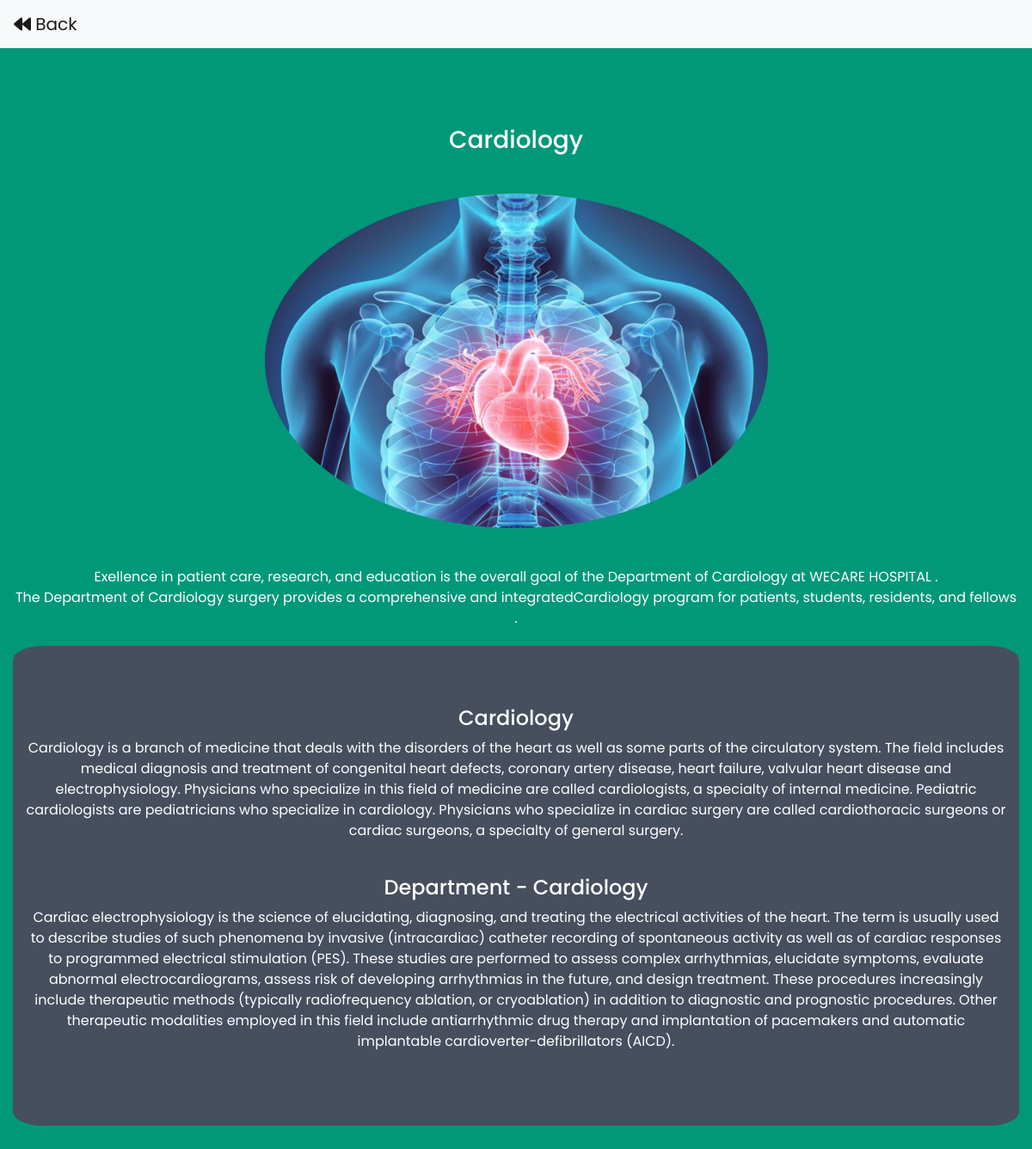
Screenshot of /department.php?name=Cardiology with the database file from the repository.
### tables this page shows
CREATE TABLE `department` (
  `id` int(30) NOT NULL,
  `depart_name` varchar(30) NOT NULL,
  `depart_img` text NOT NULL,
  `depart_para1` text NOT NULL,
  `depart_para2` text NOT NULL,
  `depart_amt` int(11) NOT NULL,
  `depart_mrgtime` time NOT NULL,
  `depart_evetime` time NOT NULL
);

### department.php (the view)
<?php
include('includes/db_connect.php');
$depart_name= $_GET['name'];
$query = "SELECT * FROM `department` where depart_name='$depart_name'";
$query_run= mysqli_query($connect,$query);
$depart_img='';$depart_para1='';$depart_para2='';
while($row=mysqli_fetch_array($query_run)){
    $depart_img=$row['depart_img'];
    $depart_para1=$row['depart_para1'];
    $depart_para2=$row['depart_para2'];
}
?>
<?php include('includes/header.php');?>
<body>
    <nav class="navbar navbar-light bg-light sticky-top">
        <a class="navbar-brand" href="index.php"><i class="fas fa-backward"></i> Back</a>
    </nav>
    <div class="container-fluid bg-1 text-center">
        <h3 class="margin"><?php echo $depart_name;?></h3>
        <?php echo'
                <img src="assets/images&gif/Departments/'.$depart_img.'"class="img-responsive img-circle margin" alt="img not found" >
                <p>Exellence in patient care, research, and education is the overall goal of the Department of '.$depart_name.' at WECARE HOSPITAL . <br>	The Department of '.$depart_name.' surgery provides a comprehensive and integrated'.$depart_name.' program for patients, students, residents, and fellows .</p>
                <div class="container-fluid bg-2 text-center">
                <h4>'.$depart_name.'</h4>
                <p>'.$depart_para1.'</p>
                <br>
                <h4>Department - '.$depart_name.'</h4>
                <p>'.$depart_para2.'</p>
            </div>
        '
        ?>
    </div>
    <?php include('includes/footer.php');?>

### assets/css/department.css (style rules this page uses)
body { background-color: #009879; font-family: 'Poppins', sans-serif; }
p { font-size: 16px; }
.margin { margin-bottom: 45px; }
.bg-1 { background-color: #009879; color: #ffffff; }
.bg-2 { background-color: #474e5d; color: #ffffff; }
.container-fluid { padding-top: 70px; padding-bottom: 70px; }
.img-circle { width:50%; display:inline; border-radius:100%; }
.text-center { margin-top:20px; border-radius:3%; }

### rows the page displays
department: depart_img (picture), depart_para1 "Cardiology is a branch of medicine that deals with the disorders of the heart as well as some parts of the circulatory system. The field includes medical diagnosis and treatment of congenital heart defects, coronary artery disease, heart failure, valvular heart disease and electrophysiology. Physicians who specialize in this field of medicine are called cardiologists, a specialty of internal medicine. Pediatric cardiologists are pediatricians who specialize in cardiology. Physicians who specialize in cardiac surgery are called cardiothoracic surgeons or cardiac surgeons, a specialty of general surgery.", depart_para2 "Cardiac electrophysiology is the science of elucidating, diagnosing, and treating the electrical activities of the heart. The term is usually used to describe studies of such phenomena by invasive (intracardiac) catheter recording of spontaneous activity as well as of cardiac responses to programmed electrical stimulation (PES). These studies are performed to assess complex arrhythmias, elucidate symptoms, evaluate abnormal electrocardiograms, assess risk of developing arrhythmias in the future, and design treatment. These procedures increasingly include therapeutic methods (typically radiofrequency ablation, or cryoablation) in addition to diagnostic and prognostic procedures. Other…"

### other values shown
$depart_name "Cardiology"
